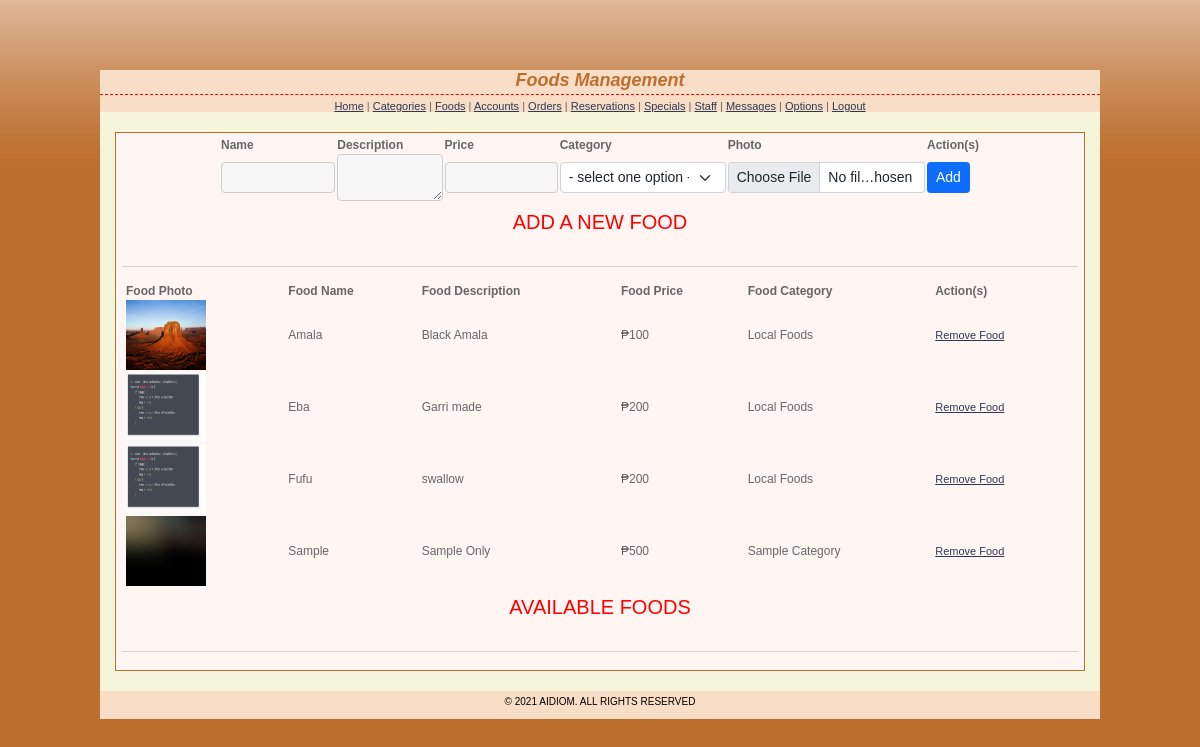
The page /admin/foods.php (signed in) on the database its author committed.
### tables this page shows
CREATE TABLE `food_details` (
  `food_id` int(15) NOT NULL,
  `food_name` varchar(45) NOT NULL,
  `food_description` text NOT NULL,
  `food_price` float NOT NULL,
  `food_photo` text NOT NULL,
  `food_category` int(15) NOT NULL
);

CREATE TABLE `currencies` (
  `currency_id` int(5) NOT NULL,
  `currency_symbol` varchar(15) NOT NULL,
  `flag` int(1) NOT NULL
);

CREATE TABLE `categories` (
  `category_id` int(15) NOT NULL,
  `category_name` varchar(45) NOT NULL
);

### admin/foods.php (the view, shortened to what this page needs)
<?php
    require_once '../includes/connection.php';
    $result=mysqli_query($conn,"SELECT * FROM food_details,categories WHERE food_details.food_category=categories.category_id")
    or die("There are no records to display ... \n" . mysqli_error());
?>
<?php
    $categories=mysqli_query($conn,"SELECT * FROM categories")
    or die("There are no records to display ... \n" . mysqli_error());
?>
<?php
    $flag_1 = 1;
    $currencies=mysqli_query($conn,"SELECT * FROM currencies WHERE flag='$flag_1'")
    or die("A problem has occured ... \n" . "Our team is working on it at the moment ... \n" . "Please check back after few hours.");
?>
<!DOCTYPE html PUBLIC "-//W3C//DTD XHTML 1.0 Transitional//EN" "http://www.w3.org/TR/xhtml1/DTD/xhtml1-transitional.dtd">
<html xmlns="http://www.w3.org/1999/xhtml">
<head>
<?php $pageTitle='Foods';
    include 'page_title_scripts/admin_title_scripts.php'
?>
</head>
<body>
<div id="page">
<div id="header">
<h1 class="fst-italic">Foods Management </h1>
<a href="index.php">Home</a> | <a href="categories.php">Categories</a> | <a href="foods.php">Foods</a> | <a href="accounts.php">Accounts</a> | <a href="orders.php">Orders</a> | <a href="reservations.php">Reservations</a> | <a href="specials.php">Specials</a> | <a href="allocation.php">Staff</a> | <a href="messages.php">Messages</a> | <a href="options.php">Options</a> | <a href="logout.php">Logout</a>
</div>
<div id="container">
<table width="760" align="center">
<CAPTION><h3 class="fs-5 text-center">ADD A NEW FOOD</h3></CAPTION>
<form name="foodsForm" id="foodsForm" action="foods-exec.php" method="post" enctype="multipart/form-data" onsubmit="return foodsValidate(this)">
<tr>
    <th>Name</th>
    <th>Description</th>
    <th>Price</th>
    <th>Category</th>
    <th>Photo</th>
    <th>Action(s)</th>
</tr>
<tr>
    <td><input type="text" name="name" id="name" class="textfield form-control" required/></td>
    <td><textarea name="description" id="description" class="textfield form-control" rows="2" cols="15" required></textarea></td>
    <td><input type="text" name="price" id="price" class="textfield form-control" /></td>
    <td width="168"><select name="category" id="category" class="form-select form-select-sm">
    <option value="select">- select one option -
    <?php
    while ($row=mysqli_fetch_array($categories)){
    echo "<option value=$row[category_id]>$row[category_name]";
    }
    ?>
    </select></td>
    <td><input type="file" class="form-control form-control-sm"  name="photo" id="photo formFileSm"/></td>
    <td><input type="submit" name="Submit" value="Add" class="btn btn-sm btn-primary"/></td>
</tr>
</form>
</table>
<hr>
<table width="950" align="center">
<CAPTION><h3 class="fs-5 text-center">AVAILABLE FOODS</h3></CAPTION>
<tr>
<th>Food Photo</th>
<th>Food Name</th>
<th>Food Description</th>
<th>Food Price</th>
<th>Food Category</th>
<th>Action(s)</th>
</tr>
<?php
$symbol=mysqli_fetch_assoc($currencies);
while ($row=mysqli_fetch_array($result)){
echo "<tr>";
echo '<td><img src=../images/'. $row['food_photo']. ' width="80" height="70"></td>';
echo "<td>" . $row['food_name']."</td>";
echo "<td>" . $row['food_description']."</td>";
echo "<td>" . $symbol['currency_symbol']. "" . $row['food_price']."</td>";
echo "<td>" . $row['category_name']."</td>";
echo '<td><a href="delete-food.php?id=' . $row['food_id'] . '">Remove Food</a></td>';
echo "</tr>";
}
?>
</table>
<hr>
</div>
<?php include 'footer.php'; ?>
</div>
</body>
</html>

### admin/stylesheets/admin_styles.css (style rules this page uses)
body { font: 11px Verdana, Arial, Helvetica, sans-serif; color: #666666; margin: 0px; padding: 20px 10px 0px; background:#bd6f2f url(../base-bg.gif) repeat-x top; }
.textfield { font-size: 11px; color: #333333; background: #F7F7F7; border: 1px solid #CCCCCC; padding-left: 1px; }
h1 { color: #bd6f2f; margin: 0px 0px 5px; padding: 0px 0px 3px; font: bold 18px Verdana, Arial, Helvetica, sans-serif; border-bottom: 1px dashed red; text-align:center; }
h3 { color:red; }
a { color: #2D3954; font-size: 11px; }
th { font-weight: bold; text-align: left; }
#page { width:1000px; margin:0 auto; margin-top:50px; padding-top:0px; background: beige; height:auto; }
#header { text-align:center; background:#f9dec7; }
#container { border:#bd6f2f solid 1px; padding:4px 6px 2px 6px; width:970px; margin:0 auto; background:#fff6f3; font-size:12px; text-align:justify; margin-top:20px; }

### rows shown on the page
food_details: food_photo (picture), food_name "Amala", food_description "Black Amala", food_price "100", categories.category_name "Local Foods"
currencies: currency_symbol "₱"
food_details: food_photo (picture), food_name "Eba", food_description "Garri made", food_price "200", categories.category_name "Local Foods"
food_details: food_photo (picture), food_name "Fufu", food_description "swallow", food_price "200", categories.category_name "Local Foods"
food_details: food_photo (picture), food_name "Sample", food_description "Sample Only", food_price "500", categories.category_name "Sample Category"
